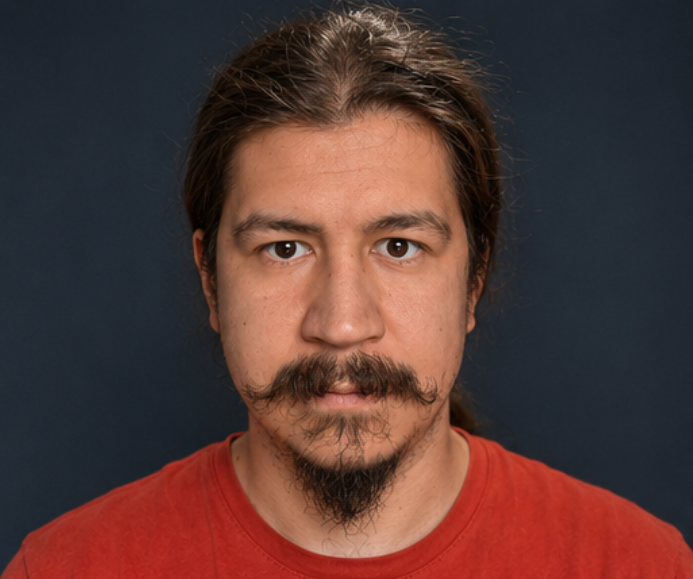
#> input picture input/portrait.png, 693 x 579 px
$ python -i portrait_conditioning.py   (imports and definitions only)
#> lines starting #> are read from the running program, lines starting #| are printed output that depends on the picture
### core/logging.py
"""Logging setup for the pipeline.

Every stage logs through the standard ``logging`` module on the
``bustforge`` logger tree. In addition to console/file output, a
:class:`ProgressHub` collects stage events in memory and on disk (JSONL) so
the CLI and the Gradio GUI can stream progress identically.
"""

from __future__ import annotations

import json
import logging
import sys
import time
from dataclasses import dataclass
from pathlib import Path
from typing import Any, Callable, Optional

LOGGER_NAME = "bustforge"

# ---------------------------------------------------------------------------
# File + console logging
# ---------------------------------------------------------------------------


# [25 lines left out: function setup_logging, not called in this run]


def get_logger(name: str = "") -> logging.Logger:
#> further down, picture is the input picture: PIL image 693x579 RGBA; mean R, G, B, A 85.1, 57.1, 53.5, 255
    return logging.getLogger(LOGGER_NAME + (f".{name}" if name else ""))


# ---------------------------------------------------------------------------
# Progress hub: stage events for CLI/GUI streaming
# ---------------------------------------------------------------------------


@dataclass
class ProgressHub:
    """Collects stage lifecycle events; each event is a JSON-serializable dict.

    Event shape::

        {"ts": 1730000000.0, "stage": "preprocess", "status": "started",
         "message": "extracting frames...", "progress": 0.0}

    ``status`` is one of ``started | progress | finished | failed | skipped``.
    """

    log_path: Optional[Path] = None
    _events: list[dict[str, Any]] = None  # type: ignore[assignment]

    # [23 lines left out: functions __post_init__, emit, not called in this run]

    def events(self) -> list[dict[str, Any]]:
        return list(self._events)

    # [7 lines left out: function as_progress_callback, not called in this run]


__all__ = ["LOGGER_NAME", "setup_logging", "get_logger", "ProgressHub"]

### scripts/preprocess/portrait_conditioning.py
"""Portrait-specific conditioning for image-to-3D backends.

The generic ingest path preserves the whole foreground object.  Portrait 3D
models are much more sensitive to how much of the conditioning image is spent
on the face, hair and shoulders, so portrait mode creates a second, deterministic
conditioning image:

* find the face (MediaPipe FaceLandmarker when available; OpenCV Haar fallback),
* crop a head-and-shoulders window around it,
* keep the original alpha matte,
* square-pad without stretching,
* resize to the preset's ``gen_resolution``, and
* apply a small amount of local contrast/sharpening so moustache, beard, hair
  and eyelid edges survive the image encoder.

No generative model is used here.  The transform is deliberately conservative:
identity-bearing pixels are never repainted or hallucinated.
"""

from __future__ import annotations

from dataclasses import dataclass
from pathlib import Path
from typing import Optional

import cv2
import numpy as np
from PIL import Image, ImageEnhance, ImageFilter, ImageOps

from core.config import Config
from core.logging import get_logger

log = get_logger("portrait_conditioning")


@dataclass(frozen=True)
class PortraitConditionResult:
    out_path: Path
    detector: str
    face_bbox: Optional[tuple[int, int, int, int]]
    crop_box: tuple[int, int, int, int]
    source_size: tuple[int, int]
    output_size: tuple[int, int]


# [107 lines left out: functions prepare_portrait_condition, detect_face_bbox, _mediapipe_face_bbox, not called in this run]


def _opencv_face_bbox(img: Image.Image) -> Optional[tuple[int, int, int, int]]:
    try:
        cascade_path = Path(cv2.data.haarcascades) / "haarcascade_frontalface_default.xml"
        cascade = cv2.CascadeClassifier(str(cascade_path))
        if cascade.empty():
            return None
        rgb = np.asarray(img.convert("RGB"))
        gray = cv2.cvtColor(rgb, cv2.COLOR_RGB2GRAY)
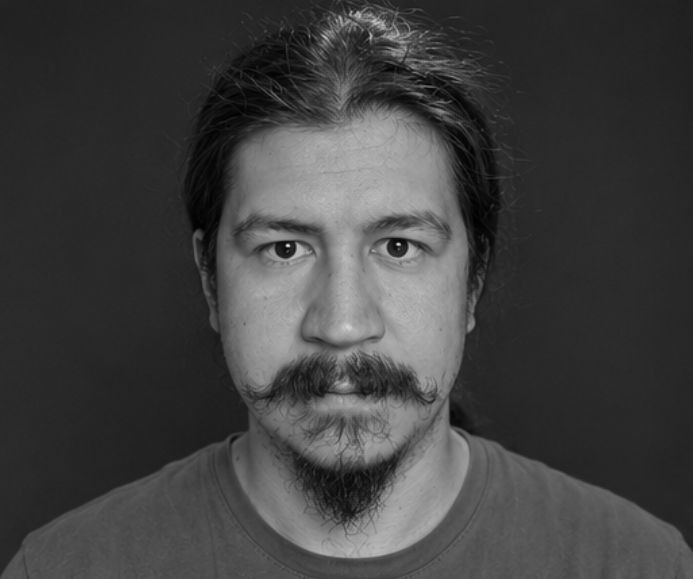
#> gray: shape (579, 693); min 0, max 234, mean 65.1
        # Equalisation helps on dark studio portraits without modifying the
        # actual conditioning image.
        gray = cv2.equalizeHist(gray)
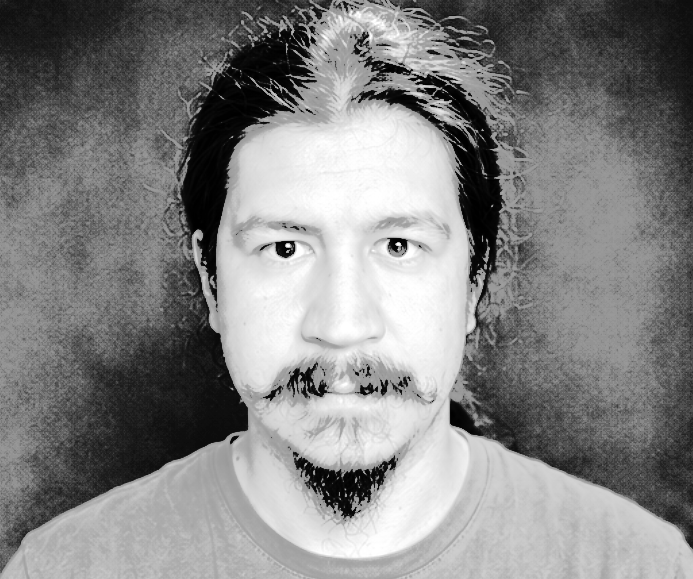
#> gray: shape (579, 693); min 0, max 255, mean 131.7
        faces = cascade.detectMultiScale(
            gray,
            scaleFactor=1.08,
            minNeighbors=5,
            minSize=(max(32, img.width // 12), max(32, img.height // 12)),
        )
#> faces = [[524, 228, 148, 148], [177, 118, 333, 333]]
        if len(faces) == 0:
            return None
        x, y, fw, fh = max(faces, key=lambda r: int(r[2]) * int(r[3]))
#> x = 177; y = 118; fw = 333; fh = 333
        return _valid_box((int(x), int(y), int(x + fw), int(y + fh)), img.width, img.height)
    except Exception as exc:  # noqa: BLE001
        log.debug("opencv portrait face detection failed: %s", exc)
        return None


def _valid_box(
    box: tuple[int, int, int, int], w: int, h: int,
) -> Optional[tuple[int, int, int, int]]:
    x0, y0, x1, y1 = box
    x0, y0 = max(0, x0), max(0, y0)
    x1, y1 = min(w, x1), min(h, y1)
    if x1 - x0 < 16 or y1 - y0 < 16:
        return None
    return x0, y0, x1, y1


# [64 lines left out: functions _alpha_bbox, _portrait_crop_box, _fit_square_rgba, not called in this run]

>>> from PIL import Image
>>> picture = Image.open('../../input/portrait.png')
>>> result = _opencv_face_bbox(picture)
#> result = (177, 118, 510, 451)
